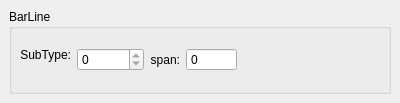
<?xml version="1.0" encoding="UTF-8"?>
<ui version="4.0">
 <class>BarLineBase</class>
 <widget class="QWidget" name="BarLineBase">
  <property name="geometry">
   <rect>
    <x>0</x>
    <y>0</y>
    <width>400</width>
    <height>103</height>
   </rect>
  </property>
  <property name="windowTitle">
   <string>Form</string>
  </property>
  <layout class="QVBoxLayout">
   <property name="spacing">
    <number>6</number>
   </property>
   <property name="margin">
    <number>9</number>
   </property>
   <item>
    <widget class="QGroupBox" name="groupBox">
     <property name="title">
      <string>BarLine</string>
     </property>
     <property name="flat">
      <bool>false</bool>
     </property>
     <layout class="QVBoxLayout">
      <property name="spacing">
       <number>6</number>
      </property>
      <property name="margin">
       <number>8</number>
      </property>
      <item>
       <layout class="QHBoxLayout">
        <property name="spacing">
         <number>6</number>
        </property>
        <property name="margin">
         <number>0</number>
        </property>
        <item>
         <widget class="QLabel" name="label">
          <property name="text">
           <string notr="true">SubType:</string>
          </property>
          <property name="textFormat">
           <enum>Qt::PlainText</enum>
          </property>
          <property name="alignment">
           <set>Qt::AlignRight</set>
          </property>
         </widget>
        </item>
        <item>
         <widget class="QSpinBox" name="subType">
          <property name="readOnly">
           <bool>true</bool>
          </property>
          <property name="buttonSymbols">
           <enum>QAbstractSpinBox::UpDownArrows</enum>
          </property>
          <property name="maximum">
           <number>999999</number>
          </property>
         </widget>
        </item>
        <item>
         <widget class="QLabel" name="label_2">
          <property name="text">
           <string notr="true">span:</string>
          </property>
          <property name="textFormat">
           <enum>Qt::PlainText</enum>
          </property>
          <property name="alignment">
           <set>Qt::AlignRight|Qt::AlignTrailing|Qt::AlignVCenter</set>
          </property>
         </widget>
        </item>
        <item>
         <widget class="QSpinBox" name="span">
          <property name="readOnly">
           <bool>true</bool>
          </property>
          <property name="buttonSymbols">
           <enum>QAbstractSpinBox::NoButtons</enum>
          </property>
          <property name="maximum">
           <number>999999</number>
          </property>
         </widget>
        </item>
        <item>
         <spacer>
          <property name="orientation">
           <enum>Qt::Horizontal</enum>
          </property>
          <property name="sizeHint" stdset="0">
           <size>
            <width>40</width>
            <height>20</height>
           </size>
          </property>
         </spacer>
        </item>
       </layout>
      </item>
     </layout>
    </widget>
   </item>
  </layout>
 </widget>
 <resources/>
 <connections/>
</ui>
